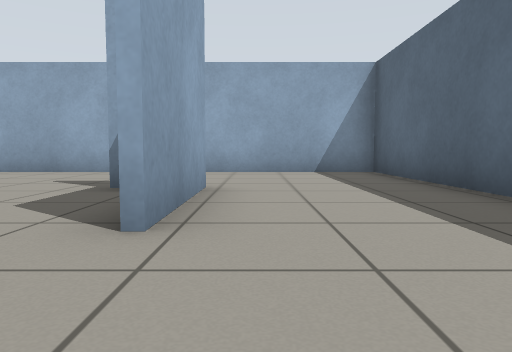
[1] (above)

23 first-person views from a walk through a robot-simulator world made for Gazebo. The camera is 0.5 m above the floor, tilts 4° down and sees 70° across. The floor is counted in squares, 1 m on a side. Each view is taken from the middle of a square. On the plan, view 1 faces up. The plan holds only what a view shows up to about 9 squares ahead; the rest is blank.

[2]
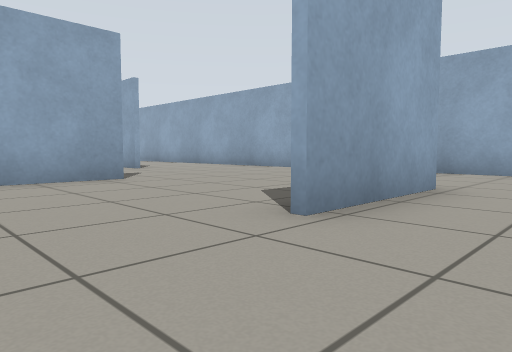

[3]
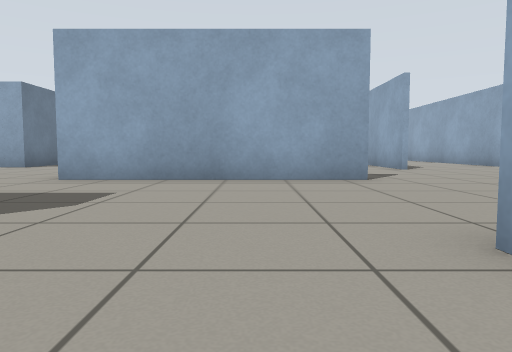

[4]
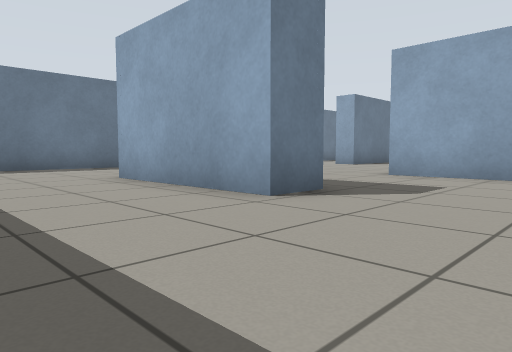

[5]
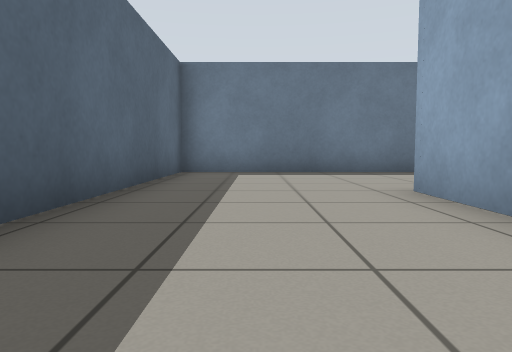

[6]
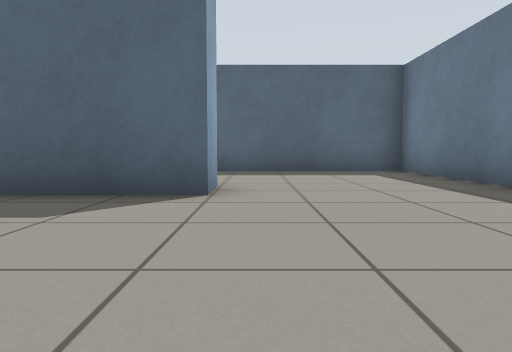

[7]
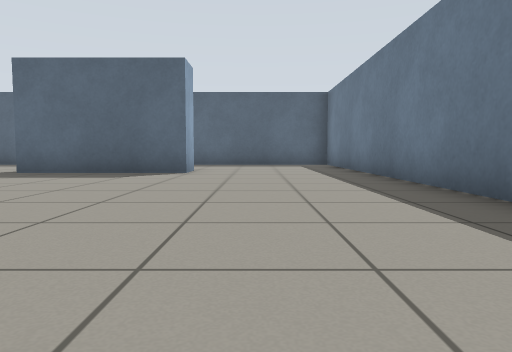

[8]
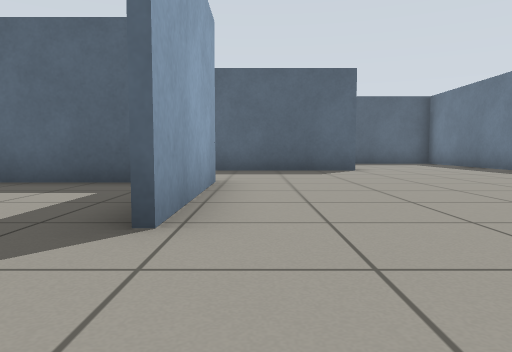

[9]
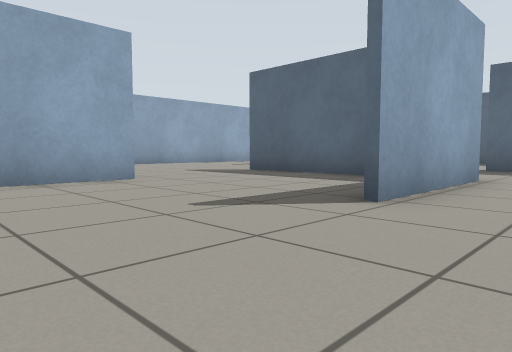

[10]
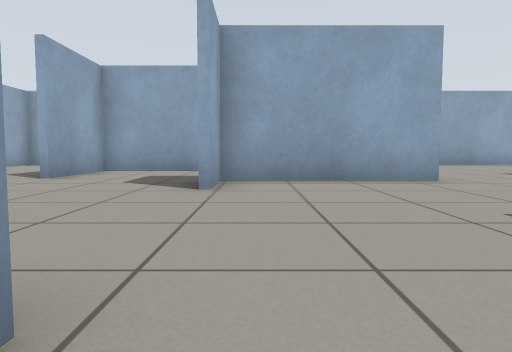

[11]
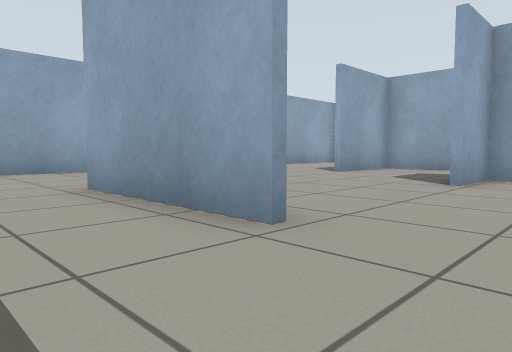

[12]
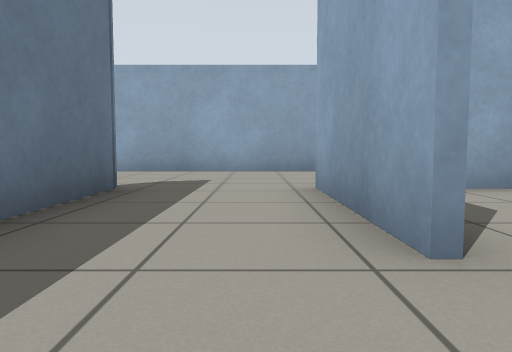

[13]
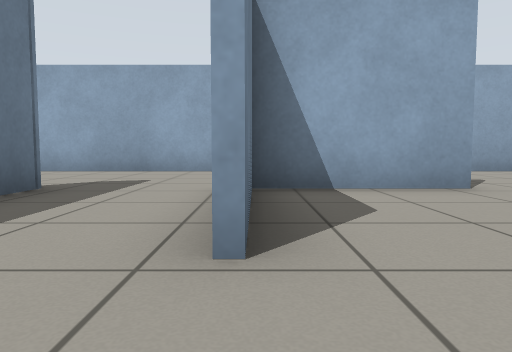

[14]
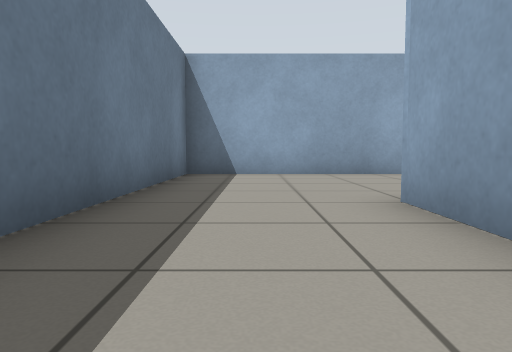

[15]
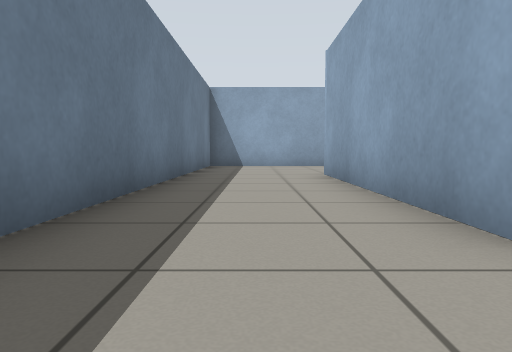

[16]
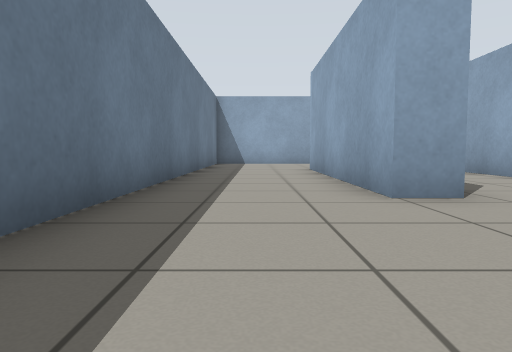

[17]
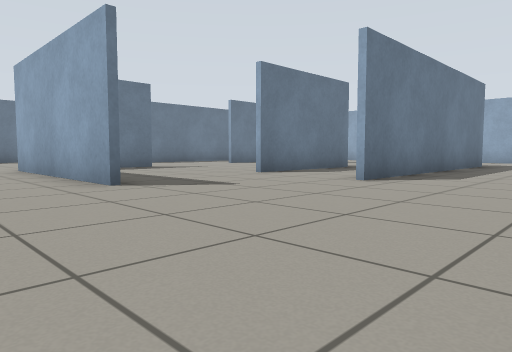

[18]
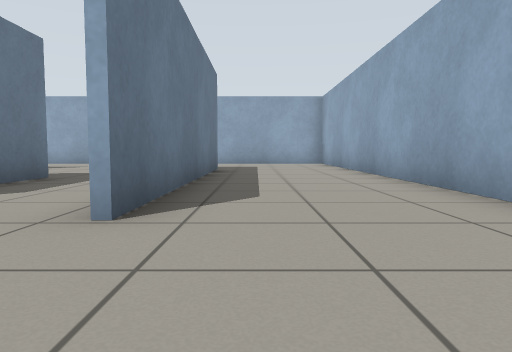

[19]
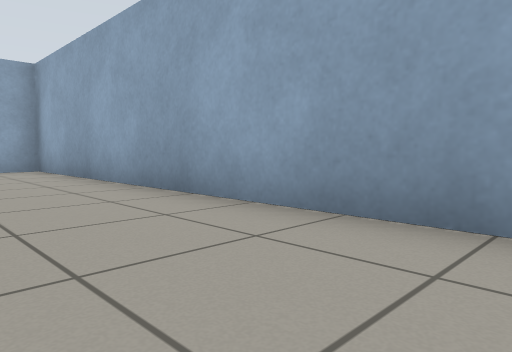

[20]
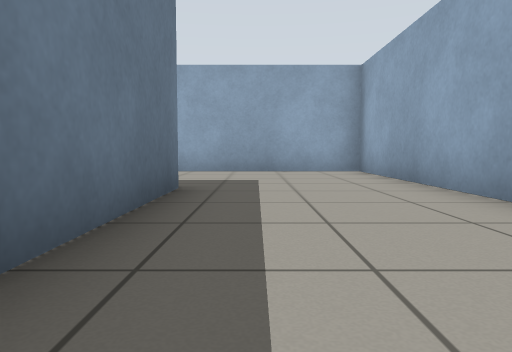

[21]
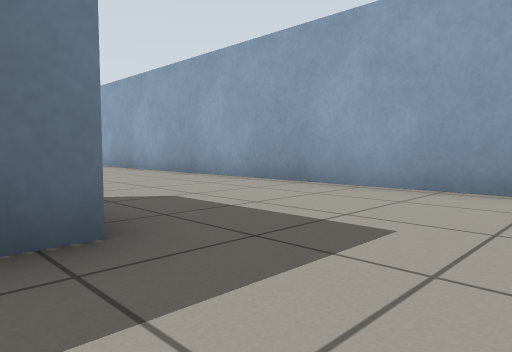

[22]
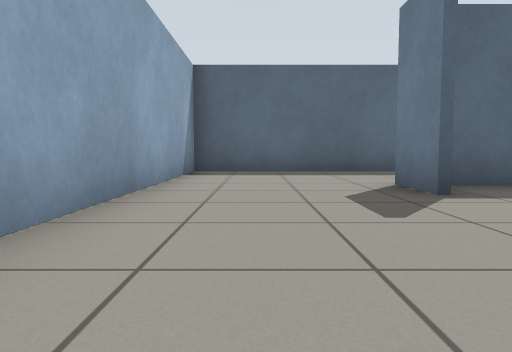

[23]
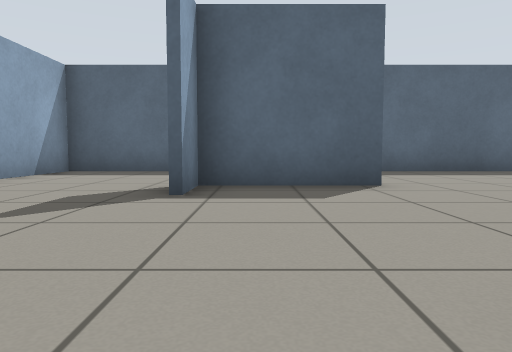

### Floor plan
Points are (right, up) in squares from view 1. A wall is a line through its corners. A room is listed if a view was taken in it or the views show most of it. See-through windows are left out.
Room 1 (views 1, 2, 3, 4, 5, 6, 7, 8, 9, 10, 11, 12, 13, 14, 15, 16, 17, 18, 19, 20, 21, 22, 23)
walls: (-5.3, -1.1) (-5.3, 2.3); (-8.9, 2) (-12.6, 2) (-12.6, 0.6); (-5.2, 3) (-5.2, -2.4) (-8.7, -2.4); (-12.6, -3.2) (-16, -3.2); (-9.8, -5.8) (-9.8, -6.6) (-15.5, -6.6); (-12.8, 2.2) (-8.9, 2.2); (-1.9, -1.7) (-0.9, -1.7) (-0.9, -5.5) (-1.9, -5.5) (-1.9, -1.7); (-15.7, -0.1) (-15.7, -3) (-12.6, -3); (-0.8, 2.1) (-0.8, 4.8) (-2, 4.8); (-13.4, 4.8) (-15.7, 4.8) (-15.7, 2.4); (-2, 5) (-0.7, 5) (-0.7, 2.1); (-6.5, -9.5) (2.7, -9.5) (2.7, 1); (-15.9, -5.8) (-13.5, -5.8); (-9.5, 8.5) (-19.7, 8.5) (-19.7, -9.5) (-8, -9.5); (-15.9, 5) (-8.5, 5); (2.7, 3.6) (2.7, 8.5) (-6, 8.5)

Where each view was taken, in squares from view 1:
view 1: 0 up, 0 right, facing up
view 2: 0 up, 1 right, facing up-left
view 3: 1 up, 1 right, facing left
view 4: 1 up, 2 right, facing down-left
view 5: 1 down, 1 right, facing down
view 6: 6 down, 6 left, facing right
view 7: 7 down, 10 left, facing right
view 8: 3 down, 11 left, facing right
view 9: 4 down, 12 left, facing up-right
view 10: 4 down, 12 left, facing up
view 11: 5 down, 11 left, facing up-left
view 12: 4 down, 11 left, facing left
view 13: 3 down, 11 left, facing left
view 14: 8 down, 12 left, facing left
view 15: 8 down, 8 left, facing left
view 16: 8 down, 6 left, facing left
view 17: 8 up, 3 left, facing down-left
view 18: 6 up, 6 left, facing left
view 19: 6 up, 10 left, facing up-left
view 20: 6 up, 11 left, facing left
view 21: 7 up, 15 left, facing down-left
view 22: 7 up, 6 left, facing right
view 23: 4 up, 6 left, facing right
